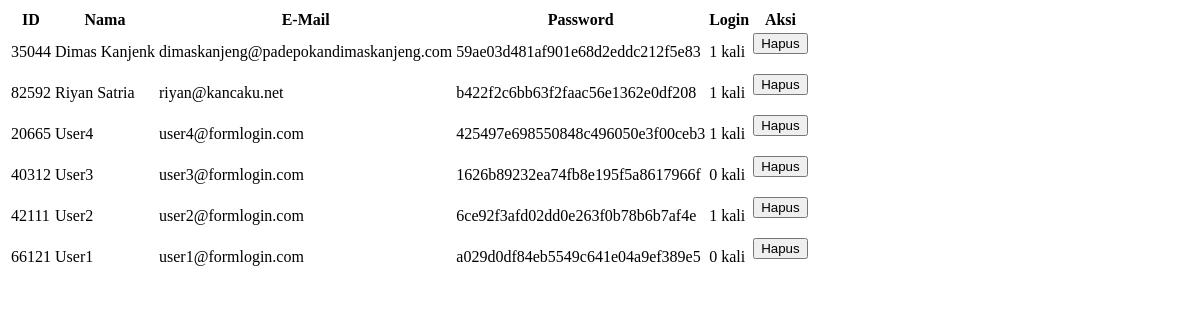
Screenshot of /admin/load_user.php with the database file from the repository.
### tables this page shows
CREATE TABLE IF NOT EXISTS `user` (
  `iduser` int(5) NOT NULL,
  `nama` varchar(125) NOT NULL,
  `email` varchar(200) NOT NULL,
  `password` varchar(125) NOT NULL,
  `total_login` int(11) NOT NULL,
  `terdaftar` int(11) NOT NULL
);

### admin/load_user.php (the view)
<table class="tabelUser">
	<tr>
		<th class="jud1">ID</th><th class="jud2">Nama</th><th class="jud3">E-Mail</th><th class="jud4">Password</th><th class="jud5">Login</th>
		<th class="jud6">Aksi</th>
	</tr>
<?php
include '../konfig.php';
$sql = mysqli_query($konek, "SELECT * FROM user ORDER BY terdaftar DESC");
while($row = mysqli_fetch_array($sql)) {
	echo "<tr>";
	echo "<td>{$row['iduser']}</td><td>{$row['nama']}</td><td>{$row['email']}</td><td>{$row['password']}</td><td>{$row['total_login']} kali</td>
	<td><form action='hapus_user.php' method='post'><input type='hidden' name='iduser' value='{$row['iduser']}' />
	<button class='delUser'>Hapus</button></form></td>";
	echo "</tr>";
}
?>
</table>

### rows the page displays
user: iduser "35044", nama "Dimas Kanjenk", email "dimaskanjeng@padepokandimaskanjeng.com", password "59ae03d481af901e68d2eddc212f5e83", total_login "1"
user: iduser "82592", nama "Riyan Satria", email "riyan@kancaku.net", password "b422f2c6bb63f2faac56e1362e0df208", total_login "1"
user: iduser "20665", nama "User4", email "user4@formlogin.com", password "425497e698550848c496050e3f00ceb3", total_login "1"
user: iduser "40312", nama "User3", email "user3@formlogin.com", password "1626b89232ea74fb8e195f5a8617966f", total_login "0"
user: iduser "42111", nama "User2", email "user2@formlogin.com", password "6ce92f3afd02dd0e263f0b78b6b7af4e", total_login "1"
user: iduser "66121", nama "User1", email "user1@formlogin.com", password "a029d0df84eb5549c641e04a9ef389e5", total_login "0"
